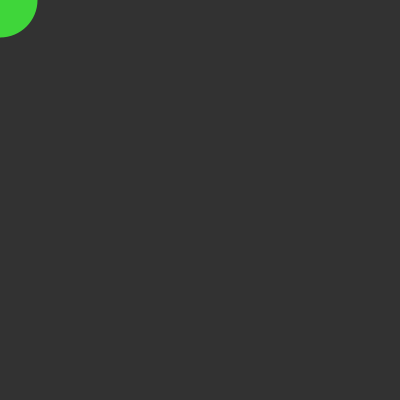
Frame 1 (no input)
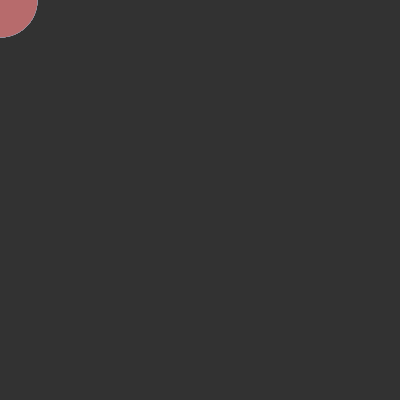
Frame 60 (the mouse pressed at the canvas centre just before this capture)
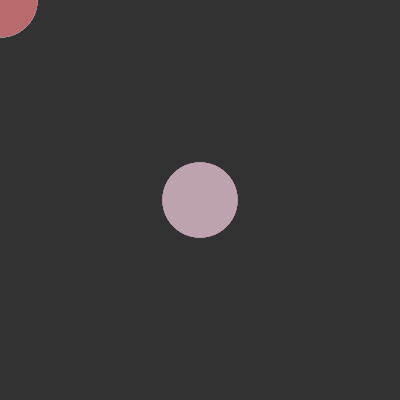
Frame 120 (the mouse held since frame 60 and released just before this capture)

The Processing sketch that drew these frames (run headless with seeded random() and noise(); from frame 60 on, the mouse is pressed at the canvas centre):

// Processing sketch: YTU6
// ── YTU6.pde

void setup () {
  size(400, 400);
  background(50);
  noStroke();
  fill(50);
  // frameRate(15);
}


void draw() {
  // background(50);
  float cap;
  cap = random(15, 100);

  float R, G, B, A;
  R = random(0, 255);
  G = random(0, 255);
  B = random(0, 255);
  A = random(0, 255);
  fill(R, G, B, A);
  circle(mouseX, mouseY, 75);
}
